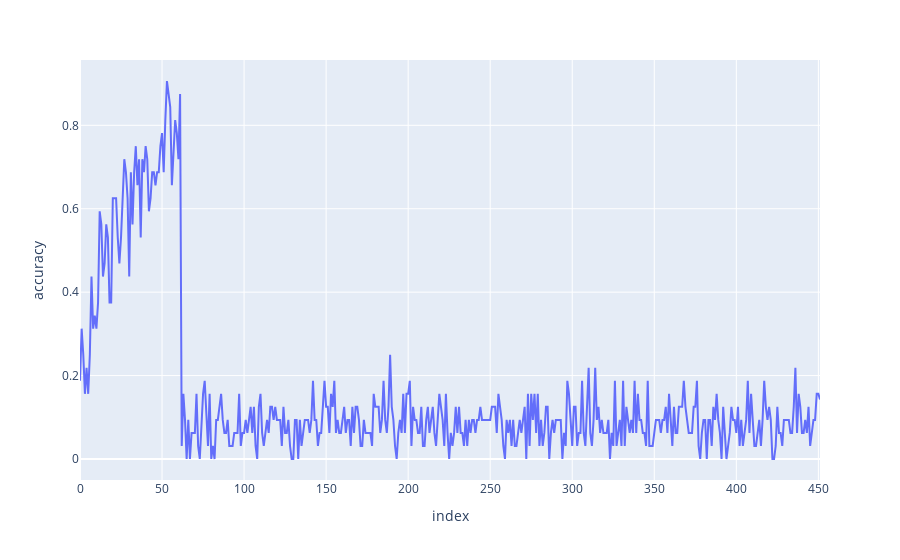

The notebook cell this image was saved under:
### Code cell
px.line(step_dicts, y="accuracy", log_y=False)

### Figure 1 — Plotly figure (JSON) as saved in the notebook; plotly's stock layout.template omitted (floating-point values rounded to 4 significant figures; data arrays with more than 128 entries replaced by an {"elided": "..."} marker saying what was removed)
{"data": [{"hovertemplate": "index=%{x}<br>accuracy=%{y}<extra></extra>", "legendgroup": "", "line": {"color": "#636efa", "dash": "solid"}, "marker": {"symbol": "circle"}, "mode": "lines", "name": "", "orientation": "v", "showlegend": false, "type": "scatter", "x": {"elided": "452 int values"}, "xaxis": "x", "y": {"elided": "452 float values"}, "yaxis": "y"}], "layout": {"legend": {"tracegroupgap": 0}, "margin": {"t": 60}, "xaxis": {"anchor": "y", "domain": [0, 1], "title": {"text": "index"}}, "yaxis": {"anchor": "x", "domain": [0, 1], "title": {"text": "accuracy"}}}}
